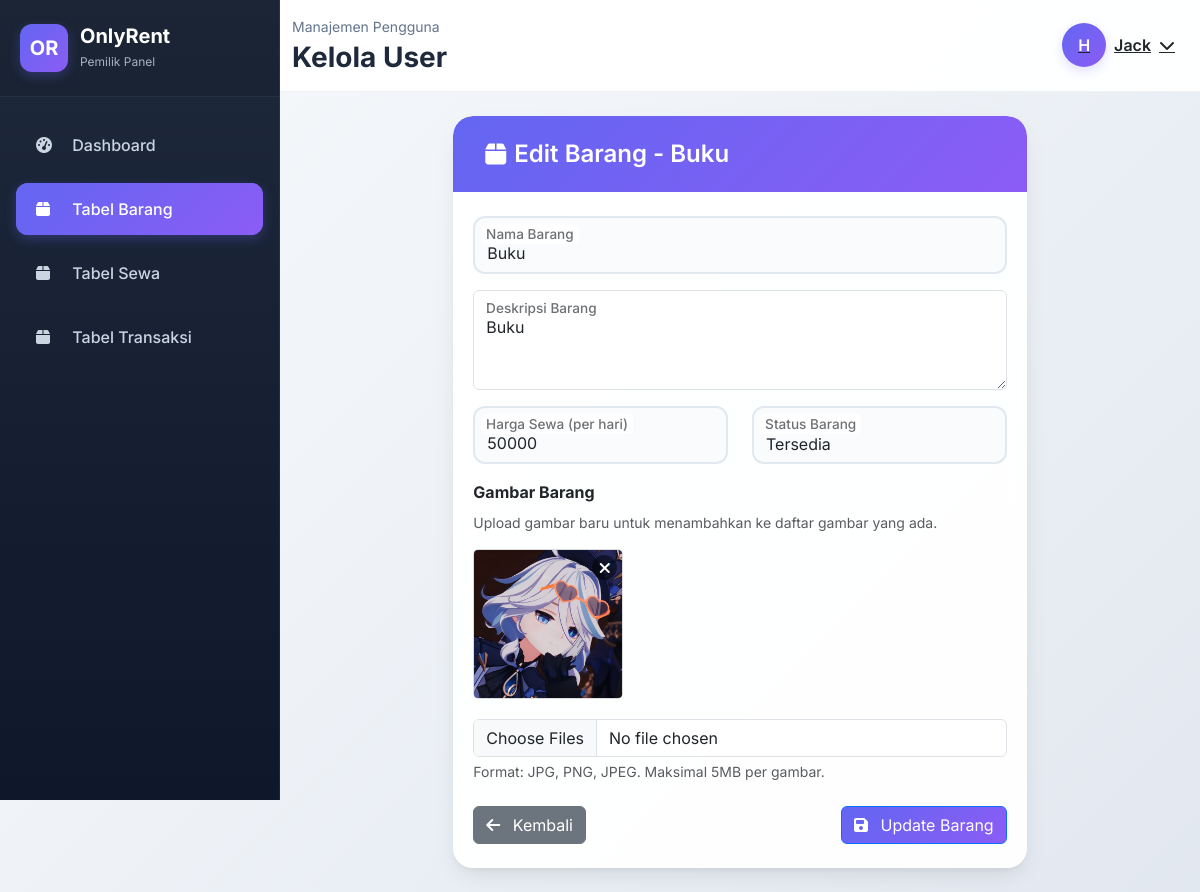
/views/pemilik/edit_barang.php?id=21 (signed in), run on the app's committed database.
### tables this page shows
CREATE TABLE `barang` (
  `id_barang` int(11) NOT NULL,
  `id_pemilik` int(11) NOT NULL,
  `nama_barang` varchar(100) NOT NULL,
  `gambar` longtext NOT NULL CHECK (json_valid(`gambar`)),
  `deskripsi` text NOT NULL,
  `harga_sewa` varchar(10) NOT NULL,
  `status` int(1) NOT NULL
);

### models/Barang.php (called while the page is built, shortened)
<?php
class Barang {
    private $conn;
    public function __construct($db) {
        $this->conn = $db;
    }
    public function getById($id_barang) {
        $stmt = $this->conn->prepare("SELECT * FROM barang WHERE id_barang = ?");
        $stmt->bind_param("i", $id_barang);
        $stmt->execute();
        $result = $stmt->get_result();
        return $result->fetch_assoc();
    }
}

### views/pemilik/edit_barang.php (the view, shortened to what this page needs)
<?php
$id_pemilik = $_SESSION['user']['id_pemilik'] ?? 0;
require_once '../../config/connect_db.php';
require_once '../../models/Barang.php';
$db = getDBConnection();
$barang_model = new Barang($db);
$barang_data = $barang_model->getById($_GET['id'], $id_pemilik);
$gambar_barang = json_decode($barang_data['gambar'], true) ?? [];
?>
<!DOCTYPE html>
<html lang="id">
<head>
    <link href="https://cdn.jsdelivr.net/npm/bootstrap@5.3.3/dist/css/bootstrap.min.css" rel="stylesheet">
    <link href="https://cdnjs.cloudflare.com/ajax/libs/font-awesome/6.4.0/css/all.min.css" rel="stylesheet">
    <link rel="stylesheet" href="../../assets/css/admin/index.css">
</head>
<body>
    <?php include('nav.php'); ?>
    <div class="main-content">
        <?php include('top_nav.php'); ?>
        <div class="content-wrapper">
            <div class="row justify-content-center animate-fade-in">
                <div class="col-lg-8">
                    <div class="card form-card">
                        <div class="card-header">
                            <h4>
                                <i class="fas fa-box me-2"></i>
                                Edit Barang - <?php echo htmlspecialchars($barang_data['nama_barang']); ?>
                            </h4>
                        </div>
                        <div class="card-body">
                            <form id="barangForm" action="/controllers/pemilik/BarangController.php?action=update" method="POST" enctype="multipart/form-data">
                                <div class="form-floating mb-3">
                                    <input type="text" class="form-control" id="nama_barang" name="nama_barang"
                                           placeholder="Nama Barang" value="<?php echo htmlspecialchars($barang_data['nama_barang']); ?>" required>
                                    <label for="nama_barang">Nama Barang</label>
                                </div>
                                <div class="form-floating mb-3">
                                    <textarea class="form-control" id="deskripsi" name="deskripsi"
                                              placeholder="Deskripsi" style="height: 100px" required><?php echo htmlspecialchars($barang_data['deskripsi']); ?></textarea>
                                    <label for="deskripsi">Deskripsi Barang</label>
                                </div>
                                <div class="row">
                                    <div class="col-md-6">
                                        <div class="form-floating mb-3">
                                            <input type="number" class="form-control" id="harga_sewa" name="harga_sewa"
                                                   placeholder="Harga Sewa" value="<?php echo htmlspecialchars($barang_data['harga_sewa']); ?>" required>
                                            <label for="harga_sewa">Harga Sewa (per hari)</label>
                                        </div>
                                    </div>
                                    <div class="col-md-6">
                                        <div class="form-floating mb-3">
                                            <select class="form-select" id="status" name="status" required>
                                                <option value="1" <?php echo ($barang_data['status'] == 1) ? 'selected' : ''; ?>>Tersedia</option>
                                            </select>
                                            <label for="status">Status Barang</label>
                                        </div>
                                    </div>
                                </div>
                                <div class="mb-3">
                                    <label class="form-label fw-bold">Gambar Barang</label>
                                    <p class="small text-muted">Upload gambar baru untuk menambahkan ke daftar gambar yang ada.</p>
                                    <div class="image-preview-container" id="existingImages">
                                        <?php foreach ($gambar_barang as $index => $gambar): ?>
                                            <div class="image-preview-item">
                                                <img src="/assets/images/barang/<?php echo htmlspecialchars($gambar); ?>" alt="Gambar Barang">
                                                <button type="button" class="delete-btn" data-image="<?php echo htmlspecialchars($gambar); ?>">
                                                    <i class="fas fa-times"></i>
                                                </button>
                                            </div>
                                        <?php endforeach; ?>
                                    </div>
                                    <input type="file" class="form-control" id="gambar" name="gambar[]" multiple accept="image/*">
                                    <div class="form-text">Format: JPG, PNG, JPEG. Maksimal 5MB per gambar.</div>
                                </div>
                                <div class="d-flex justify-content-between align-items-center mt-4">
                                    <a href="tabel_barang.php" class="btn btn-secondary">
                                        <i class="fas fa-arrow-left me-2"></i>
                                        Kembali
                                    </a>
                                    <button type="submit" class="btn btn-primary">
                                        <i class="fas fa-save me-2"></i>
                                        Update Barang
                                    </button>
                                </div>
                            </form>
                        </div>
                    </div>
                </div>
            </div>
        </div>
    </div>
</body>
</html>

### assets/css/admin/index.css (style rules this page uses)
:root { --sidebar-width: 280px; --sidebar-mobile-width: 260px; --primary-color: #6366f1; --primary-dark: #4f46e5; --sidebar-bg: linear-gradient(180deg, #1e293b 0%, #0f172a 100%); --sidebar-text: #cbd5e1; --sidebar-hover: rgba(99, 102, 241, 0.1); --card-shadow: 0 10px 25px -5px rgba(0, 0, 0, 0.1), 0 4px 6px -2px rgba(0, 0, 0, 0.05); --hover-shadow: 0 20px 25px -5px rgba(0, 0, 0, 0.1), 0 10px 10px -5px rgba(0, 0, 0, 0.04); }
* { margin: 0; padding: 0; box-sizing: border-box; }
body { font-family: 'Inter', -apple-system, BlinkMacSystemFont, sans-serif; background: linear-gradient(135deg, #f8fafc 0%, #e2e8f0 100%); color: #334155; overflow-x: hidden; }
.main-content { margin-left: var(--sidebar-width); min-height: 100vh; background: transparent; transition: all 0.3s ease; }
.content-wrapper { padding: 32px; }
.stats-card, .management-card, .table-card, .form-card { border-radius: 20px; border: none; box-shadow: var(--card-shadow); background: rgba(255, 255, 255, 0.95); backdrop-filter: blur(10px); overflow: hidden; transition: all 0.3s ease; }
.management-card .card-header, .table-card .card-header, .form-card .card-header { background: linear-gradient(135deg, var(--primary-color), #8b5cf6); color: white; border-radius: 20px 20px 0 0; padding: 24px 32px; border: none; }
.management-card .card-header h5, .table-card .card-header h4, .form-card .card-header h4 { font-weight: 600; margin: 0; display: flex; align-items: center; }
.table-card .card-header i, .form-card .card-header i { margin-right: 12px; font-size: 24px; }
.management-card .card-body, .table-card .card-body, .form-card .card-body { padding: 32px; }
.form-floating { margin-bottom: 20px; }
.form-floating input, .form-floating select { border: 2px solid #e2e8f0; border-radius: 12px; padding: 16px 12px; font-size: 16px; transition: all 0.3s ease; background: rgba(248, 250, 252, 0.8); }
.form-floating label { color: #64748b; font-weight: 500; }
.btn-primary { background: linear-gradient(135deg, var(--primary-color), #8b5cf6); }
.animate-fade-in { animation: fadeIn 0.6s ease-out; }
@media (max-width: 1200px) { .content-wrapper { padding: 24px; } }
@media (max-width: 1200px) { .management-card .card-body, .table-card .card-body, .form-card .card-body { padding: 24px 20px; } }

### views/pemilik/edit_barang.php (style rules this page uses)
.image-preview-container { display: flex; flex-wrap: wrap; gap: 15px; margin-bottom: 20px; }
.image-preview-item { position: relative; width: 150px; height: 150px; border: 1px solid #ddd; border-radius: 5px; overflow: hidden; }
.image-preview-item img { width: 100%; height: 100%; object-fit: cover; }
.image-preview-item .delete-btn { position: absolute; top: 5px; right: 5px; background: rgba(0,0,0,0.5); color: white; border: none; border-radius: 50%; width: 25px; height: 25px; display: flex; align-items: center; justify-content: center; cursor: pointer; }

### data on the page
barang: nama_barang "Buku", deskripsi "Buku", harga_sewa "50000", status "Tersedia"

### other printed values
$username "Jack"
